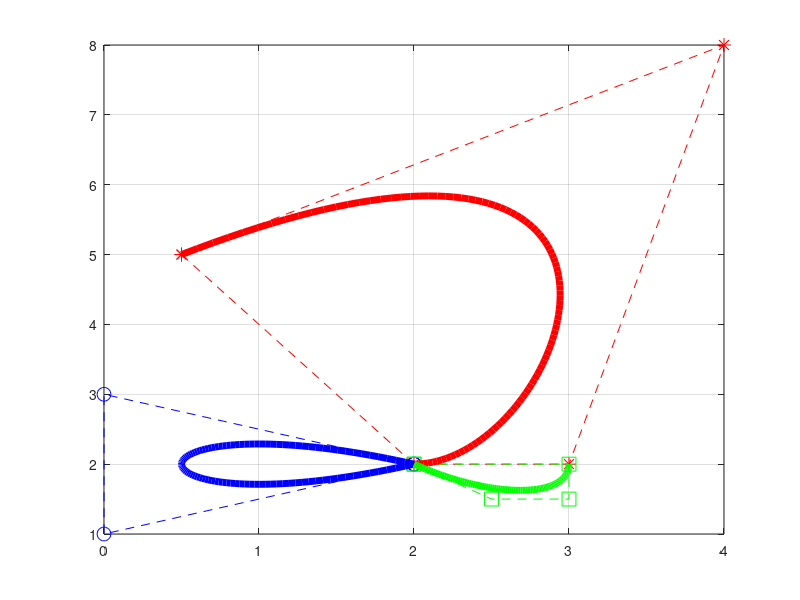

Write the MATLAB code that produced this figure.
#Curvas de bezier multiplas, em 3 segmentos
# Definição do numero 2 estilizado, usando 3 segmentos de Curvas de Bezier
x=[0.5 4    3   2; 
   2   0    0   2; 
   2   2.5  3   3];
y=[5   8    2   2; 
   2   3    1   2; 
   2   1.5  1.5 2];
   
Nsegmentos=size(x,1)

for n=1:Nsegmentos
m = 4;
x(n,m+1)=x(n,1);
y(n,m+1)=y(n,1);	
numpasso=100;
h=1/numpasso;
t=0;
cx=3*(x(n,2)-x(n,1));bx=3*(x(n,3)-x(n,2))-cx;ax=(x(n,4)-x(n,1))-(cx+bx);
cy=3*(y(n,2)-y(n,1));by=3*(y(n,3)-y(n,2))-cy;ay=(y(n,4)-y(n,1))-(cy+by);
xmax=0;ymax=0;
for i=1:numpasso+1
   xx(n,i)=x(n,1)+t*(cx+t*(bx+t*ax));
   yy(n,i)=y(n,1)+t*(cy+t*(by+t*ay));
   t=t+h;
end
end
#Marcadores
plot(x(1,:),y(1,:),'*r','markersize',10,x(1,:),y(1,:),'--r');hold on;
plot(x(2,:),y(2,:),'ob','markersize',10,x(2,:),y(2,:),'--b');hold on;
plot(x(3,:),y(3,:),'sg','markersize',10,x(3,:),y(3,:),'--g');hold on;
#Curvas de Bezier
#for n=[1:Nsegmentos]
#plot(xx(n,:),yy(n,:),'-k','linewidth',5,x(1,:),y(1,:),'*r','markersize',20,x(2,:),y(2,:),'*b','markersize',20,x(3,:),y(3,:),'*g','markersize',20)
 plot(xx(1,:),yy(1,:),'-r','linewidth',5)
 plot(xx(2,:),yy(2,:),'-b','linewidth',5)
 plot(xx(3,:),yy(3,:),'-g','linewidth',5)
%xlim([-0.5 4])
hold on;
grid on;
#end